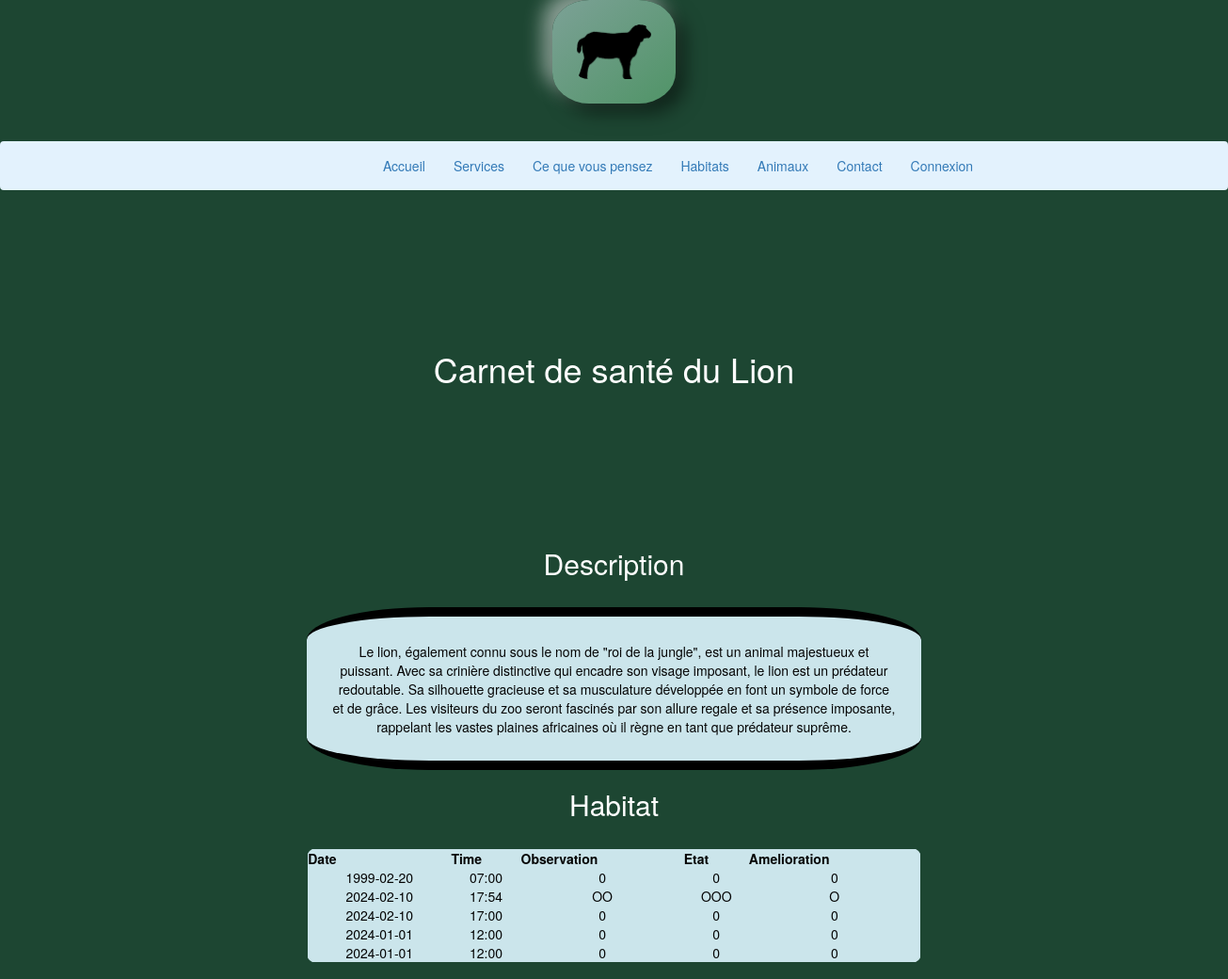
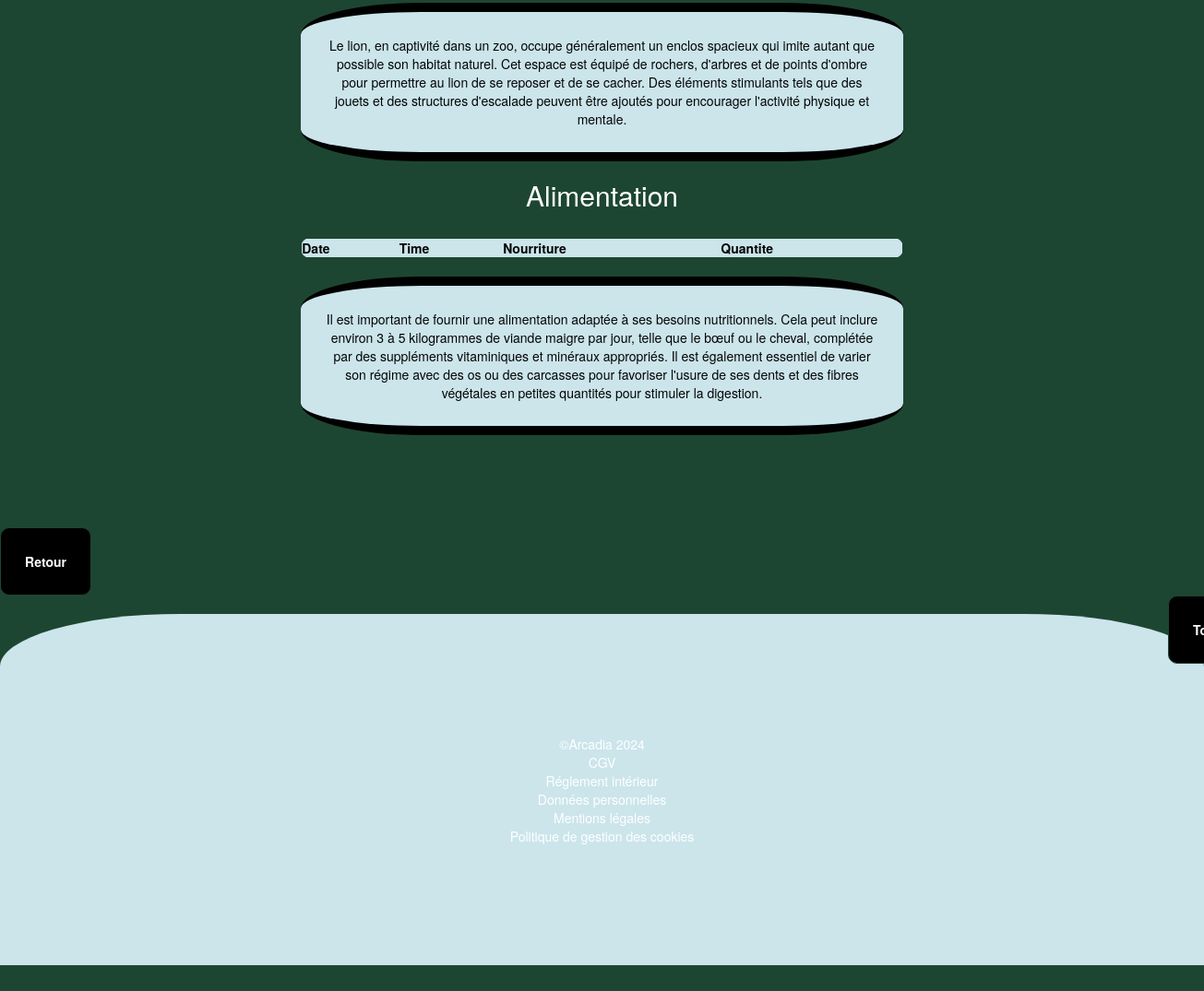
/php/Lion_sante.php, run on the app's committed database (2 pictures, top to bottom).
### tables this page shows
CREATE TABLE  `observation` (
  `id` int NOT NULL AUTO_INCREMENT,
  `animal` varchar(255) NOT NULL,
  `date` date NOT NULL,
  `time` tinytext NOT NULL,
  `observation` varchar(255) NOT NULL,
  `etat` varchar(255) NOT NULL,
  `amelioration` varchar(255) NOT NULL,
  PRIMARY KEY (`id`)
);

### php/Lion_sante.php (the view, shortened to what this page needs)
<!DOCTYPE html>
<html lang="fr">
<head>
  <link rel="stylesheet" href="https://maxcdn.bootstrapcdn.com/bootstrap/3.4.1/css/bootstrap.min.css">
  <link rel="stylesheet" type="text/css" href="../css/styles.css" />
</head>
<body class='vitrine-accueil'>
  <?php include "_partial/header.php"; ?>
  <br>
  <?php include "_partial/navbar.php"; ?>
  <br>
  <h1>Carnet de santé du Lion</h1>
  <br>
  <h2>Description</h2>
  <br>
  <p class="ac-p">Le lion, également connu sous le nom de "roi de la jungle", est un animal majestueux et puissant. Avec sa crinière distinctive qui encadre son visage imposant, le lion est un prédateur redoutable. Sa silhouette gracieuse et sa musculature développée en font un symbole de force et de grâce. Les visiteurs du zoo seront fascinés par son allure regale et sa présence imposante, rappelant les vastes plaines africaines où il règne en tant que prédateur suprême.
  </p>
  <h2>Habitat</h2>
  <br>
  <?php
  require 'connexion.php';
  $query = "SELECT * FROM observation WHERE animal = 'Lion'";
  $resultat = mysqli_query($conn, $query);
  $row = mysqli_fetch_all($resultat, MYSQLI_ASSOC);
  ?>
  <table class="border-form">
    <tr>
      <th>Date</th>
      <th>Time</th>
      <th>Observation</th>
      <th>Etat</th>
      <th>Amelioration</th>
    </tr>
    <?php foreach ($row as $rows) : ?>
      <tr>
        <td><?php echo $rows['date']; ?></td>
        <td><?php echo $rows['time']; ?></td>
        <td><?php echo $rows['observation']; ?></td>
        <td><?php echo $rows['etat']; ?></td>
        <td><?php echo $rows['amelioration']; ?></td>
      </tr>
    <?php endforeach; ?>
  </table>
  <br>
  <p class="ac-p">Le lion, en captivité dans un zoo, occupe généralement un enclos spacieux qui imite autant que possible son habitat naturel. Cet espace est équipé de rochers, d'arbres et de points d'ombre pour permettre au lion de se reposer et de se cacher. Des éléments stimulants tels que des jouets et des structures d'escalade peuvent être ajoutés pour encourager l'activité physique et mentale.</p>
  <h2>Alimentation</h2>
  <br>
  <table class="border-form">
    <tr>
      <th>Date</th>
      <th>Time</th>
      <th>Nourriture</th>
      <th>Quantite</th>
    </tr>
  </table>
  <br>
  <p class="ac-p">Il est important de fournir une alimentation adaptée à ses besoins nutritionnels. Cela peut inclure environ 3 à 5 kilogrammes de viande maigre par jour, telle que le bœuf ou le cheval, complétée par des suppléments vitaminiques et minéraux appropriés. Il est également essentiel de varier son régime avec des os ou des carcasses pour favoriser l'usure de ses dents et des fibres végétales en petites quantités pour stimuler la digestion.</p>
  <br>
  <br>
  <?php include "_partial/footer.php"; ?>
  <br>
</body>
</html>

### css/styles.css (style rules this page uses)
h1 { margin: 10%; }
.vitrine-accueil { background-color: #1d4632; text-align: center; color: white; }
.border-form { border: #1d4632 solid 1px; border-radius: 10px; padding: 2%; margin: 0 auto; width: 50%; background-color: #cbe5eb; color: #040404; }
.ac-p { border-radius: 20%; border-top: #000000 solid 10px; border-bottom: #000000 solid 10px; border-right: transparent; padding: 2%; margin: 0 auto; width: 50%; background-color: #cbe5eb; color: #040404; }

### data on the page
observation: date "1999-02-20", time "07:00", observation "0", etat "0", amelioration "0"
observation: date "2024-02-10", time "17:54", observation "OO", etat "OOO", amelioration "O"
observation: date "2024-02-10", time "17:00", observation "0", etat "0", amelioration "0"
observation: date "2024-01-01", time "12:00", observation "0", etat "0", amelioration "0"
observation: date "2024-01-01", time "12:00", observation "0", etat "0", amelioration "0"
